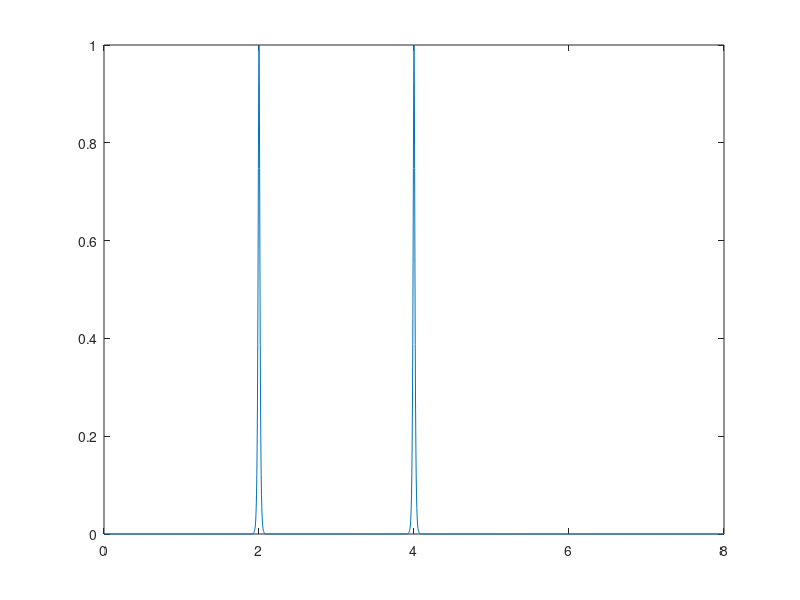

This chart was generated by the following MATLAB code: (Note: this script raises an error after producing the figure.)
close all
clear all
clc

iter_cg = 10000;
epsilon = 0.5;


dt = 0.004;
T = 8;
df = 1/T;
nt = floor(T/dt) + 1
n2 = 1001;

t = (0:dt:T)';
f = (0:df:(nt-1)*df)';
omega = 2*pi*f;

fmin=0;
fmax=100;

fminindex = floor(fmin/df) + 1;
fmaxindex = floor(fmax/df) + 1;

z = 50.0;
tau = 2.0*z/1500
tau = 0.064
index = floor(tau/dt) + floor(nt/2) + 1;

F = zeros(nt, 1);
F(floor(nt/2) + 1) = 1.0;
F(index) = -1.0;



%% Get primary
noise = randn(2001,1)/10.0;
primary_sig = 1./cosh(100*(t-2)) + 1./cosh(100*(t-4));
figure(1)
plot(t,primary_sig);



%% Synthetize data with ghost
withghost = convolution2(primary_sig,F) + noise;
figure(2)
plot(t,withghost);


%% First method
% tau2 = 0.064;
% F1 = zeros(nt,1);
% F1(floor(nt/2)+1) = 1.0;
% F1(floor(nt/2)+1 + floor(tau2/dt) ) = -1.0;
% 
% figure(6);
% plot(t,F1);
% 
% 
% %% Calculate P
% 
% P = cal_primary(F1, withghost, iter_cg, epsilon);
%  
%  
%  figure(7);
%  plot(t,P);


%% Second method
 tau2 = 0.064;
 minustshift = exp(1i*tau2*omega);
 a = 1.0;
 F2 = 1 - a*minustshift;
 
 avg = mean(abs(F2))
 
 denominator = 1 + a*a -  2*a*cos(omega*tau2) + avg;
 fwithghost = fft(withghost);
 fP =( fwithghost.*F2)./denominator;
 for i = nt:-1:floor(nt/2)
  fP(i) = conj(fP(nt - i + 2));
 end

 P2 = real(ifft(fP));
 figure(3)
 plot(t,P2);
 
 